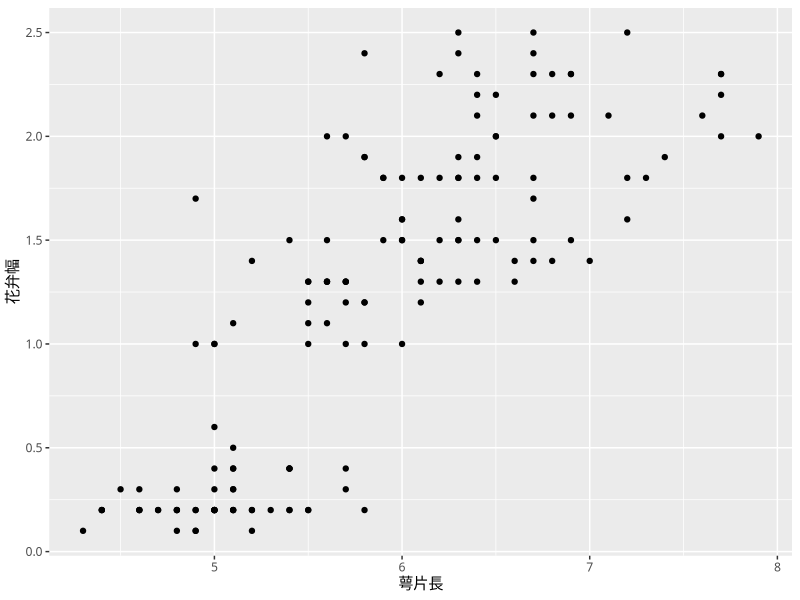

Here is the R script that generated this plot:
library(ggplot2)

p <- 
  ggplot(iris) +
  aes(Sepal.Length, Petal.Width) +
  geom_point()
# ggsave(filename = "ggplot_out.png",
#        p)

p_jp <-
  p +
  xlab("萼片長") +
  ylab("花弁幅") +
  theme_gray(base_family = "Osaka")
warnings()
# png("ggplot_out_jp.png", width = 2100, height = 2100, units = "px", res = 300)
# p_jp
# dev.off()
ggsave(filename = "ggplot_out_jp.png",
       p_jp)
